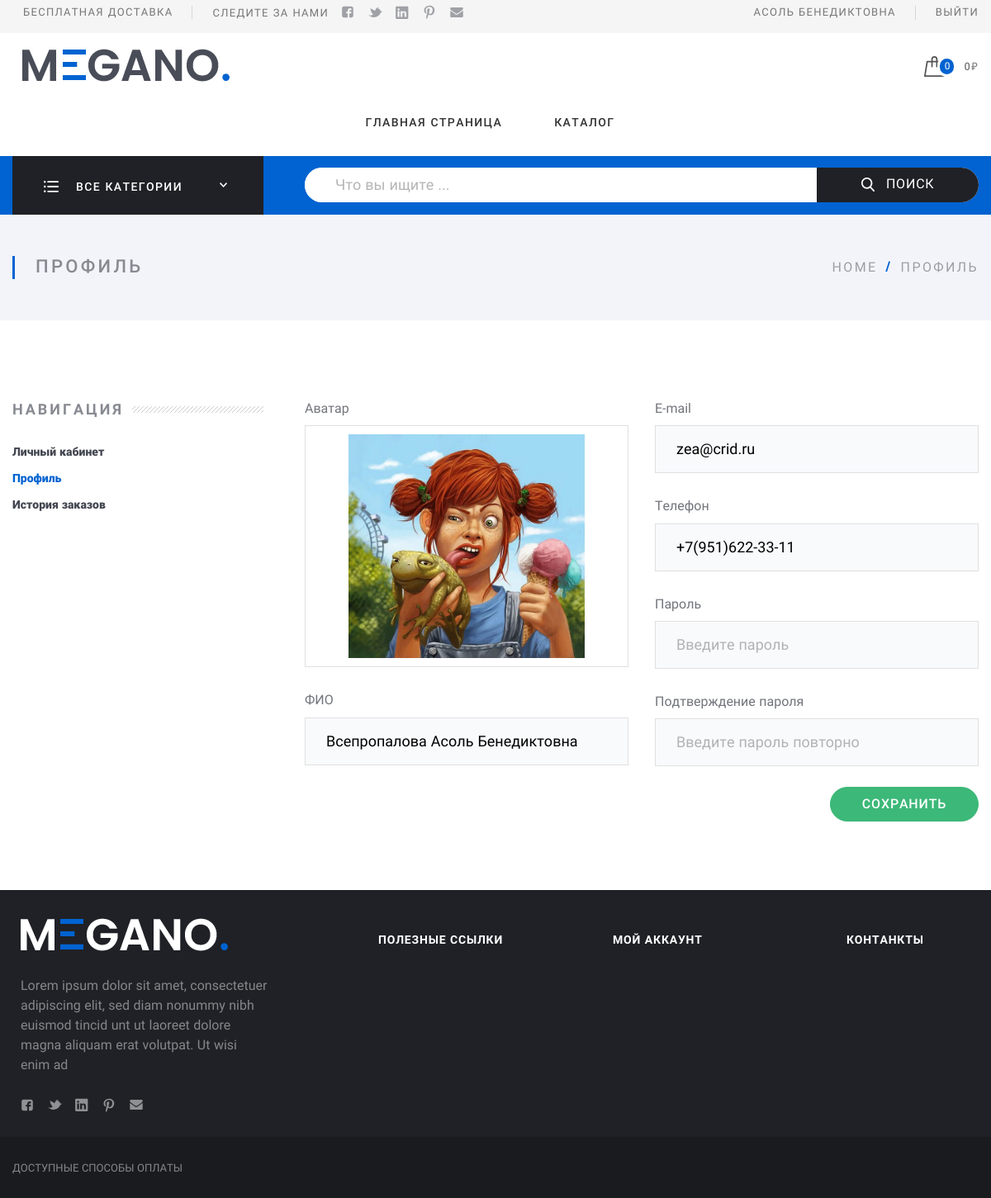
Screenshot of /auth/profile/ (signed in) with the database file from the repository.
### app_users/models.py (models this page shows, shortened)
class User(AbstractBaseUser, PermissionsMixin):
    image_validator = FileExtensionValidator(
        allowed_extensions=['png', 'jpg', 'gif'],
        message='Расширение не поддерживается. Разрешенные расширения .jpg .gif .png')
    def validate_size(self):
        filesize = self.file.size
        print(self.file.size)
        megabyte_limit = 2.0
        if filesize > megabyte_limit * 1024 * 1024:
            raise ValidationError("Максимальный размер файла %sMB" % str(megabyte_limit), code='invalid')
    phoneNumberValid = RegexValidator(regex=r"^\d{10}$")
    email = models.EmailField(unique=True, verbose_name='Электронная почта')
    phone = models.CharField(unique=True, validators=[phoneNumberValid], max_length=10, verbose_name="Телефон")
    full_name = models.CharField(max_length=254, verbose_name='Полное имя', default='')
    avatar = models.ImageField(upload_to='avatars/', blank=True, verbose_name='Ссылка на изображение',
                               validators=[validate_size, image_validator])
    date_joined = models.DateTimeField(default=timezone.now, verbose_name='Дата регистрации')
    is_active = models.BooleanField(default=True, verbose_name='Активен')
    is_staff = models.BooleanField(default=False, verbose_name='Сотрудник')
    objects = UserManager()
    USERNAME_FIELD = "email"
    REQUIRED_FIELDS = []
    def __str__(self):
        return self.full_name
    @property
    def welcome_name(self):
        return ' '.join(self.full_name.split()[1:])
    class Meta:
        ordering = ['id']
        verbose_name = 'Пользователь'
        verbose_name_plural = 'Пользователи'

### app_movement_goods/models.py (models this page shows, shortened)
class UserCart(models.Model):
    owner = models.OneToOneField(
        settings.AUTH_USER_MODEL, on_delete=models.CASCADE,
        related_name='cart', verbose_name='Чья корзина', blank=True, null=True)
    session = models.CharField(
        verbose_name='Сессия', default='', max_length=40)
    cart = models.ManyToManyField(
        Product, through='InsideCart', verbose_name='Содержание корзины',
        related_name="carts", blank=True)
    def __str__(self):
        return 'Корзина ' + str(self.owner.email) if self.owner else 'Корзина Anonymous'
    def __len__(self):
        return sum(item.quantity for item in self.contents.only('quantity').all())
    @property
    def get_total_price(self):
        return sum(
            Decimal(item.cost) * item.quantity for item in self.contents.only('quantity', 'cost').all())
    class Meta:
        verbose_name = "Корзина пользователя"
        verbose_name_plural = "Корзины пользователей"

### app_users/views.py (the view, shortened to what this page needs)
# urls.py: path('profile/', ProfileView.as_view(), name='profile'),
class ProfileView(LoginRequiredMixin, UpdateView):
    raise_exception = True
    form_class = RegUserForm
    model = User
    template_name = 'app_users/profile.html'
    def get_object(self, queryset=None):
        return self.request.user

### app_users/templates/app_users/profile.html (shortened to what this page needs)
{% extends "base.html" %}
{% load static %}
{% block middle %}
<div class="Middle Middle_top">
    <div class="Middle-top">
        <div class="wrap">
            <div class="Middle-header">
                <h1 class="Middle-title">Профиль
                </h1>
                <ul class="breadcrumbs Middle-breadcrumbs">
                    <li class="breadcrumbs-item"><a href="{% url 'main' %}">home</a>
                    </li>
                    <li class="breadcrumbs-item breadcrumbs-item_current"><span>Профиль</span>
                    </li>
                </ul>
            </div>
        </div>
    </div>
    <div class="Section Section_column Section_columnLeft">
        <div class="wrap">
            <div class="Section-column">
                <div class="Section-columnSection">
                    <header class="Section-header">
                        <strong class="Section-title">Навигация
                        </strong>
                    </header>
                    <div class="Section-columnContent">
                        <div class="NavigateProfile">
                            <ul class="menu menu_vt">
                                <li class="menu-item"><a class="menu-link" href="{% url 'account' %}">Личный кабинет</a>
                                </li>
                                <li class="menu-item_ACTIVE menu-item"><a class="menu-link"
                                                                          href="{% url 'profile' %}">Профиль</a>
                                </li>
                                <li class="menu-item"><a class="menu-link" href="{% url 'history' %}">История заказов</a>
                                </li>
                            </ul>
                        </div>
                    </div>
                </div>
            </div>
            <div class="Section-content">
                <div class="Profile">
                    <form class="form Profile-form" enctype="multipart/form-data" method="post">
                        <div class="row">
                            <div class="row-block">
                                <div class="form-group">
                                    <label class="form-label" for="{{ form.avatar.id_for_avatar }}">Аватар
                                    </label>
                                    <div class="Profile-avatar Profile-avatar_noimg">
                                        <div class="Profile-img">
                                            <img src="{%static 'assets/img/content/home/empty_avatar.jpg' %}" alt="аватар"/>
                                        </div>
                                        <label class="Profile-fileLabel" for="{{ form.avatar.id_for_avatar }}">Выберите
                                        </label>
                                    </div>
                                </div>
                                <div class="form-group">
                                    <label class="form-label" for="{{ form.full_name.id_for_full_name }}">ФИО
                                    </label>
                                    {{ form.full_name }}
                                </div>
                            </div>
                            <div class="row-block">
                                <div class="form-group">
                                    <label class="form-label" for="{{ form.email.id_for_email }}">E-mail
                                    </label>
                                    {{ form.email }}
                                </div>
                                <div class="form-group">
                                    <label class="form-label" for="{{ form.phone.id_for_phone }}">Телефон
                                    </label>
                                    {{ form.phone }}
                                </div>
                                <div class="form-group">
                                    <label class="form-label" for="{{ form.password1.id_for_password1 }}">Пароль
                                    </label>
                                    {{ form.password1 }}
                                </div>
                                <div class="form-group">
                                    <label class="form-label" for="{{ form.password2.id_for_password2 }}">Подтверждение
                                        пароля
                                    </label>
                                    {{ form.password2 }}
                                </div>
                                <div class="form-group">
                                    <div class="Profile-btn">
                                        <button class="btn btn_success" type="submit">Сохранить
                                        </button>
                                    </div>
                                </div>
                            </div>
                        </div>
                    </form>
                </div>
            </div>
        </div>
    </div>
</div>
{% endblock %}

### templates/base.html (shortened to what this page needs)
<!DOCTYPE html>
{% load static %}
{% url 'main' as main %}
{% load thumbnail %}
{% load mptt_tags %}
{% url 'get_cart_data' as cart_url %}
<html lang="ru">
<head>
  {% block head %}
  <link rel="stylesheet" href="{% static 'assets/css/toastr.css' %}">
  <link rel="stylesheet" href="{% static 'assets/css/fonts.css' %}">
  <link rel="stylesheet" href="{% static 'assets/css/basic.css' %}">
  <link rel="stylesheet" href="{% static 'assets/css/extra.css' %}">
  {% endblock %}
</head>
<body class="Site">
  {% block header %}<header class="Header">
    <div class="ControlPanel">
      <div class="wrap">
        <div class="row ControlPanel-row">
          <div class="row-block">
            <div class="row ControlPanel-rowSplit">
              <div class="row-block"><a class="ControlPanel-title" href="{% url 'catalog' %}?delivery=on">Бесплатная доставка</a>
              </div>
              <div class="row-block hide_700"><span class="ControlPanel-title">Следите за нами</span>
                <ul class="menu menu_img menu_smallImg ControlPanel-menu">
                  <li class="menu-item"><a class="menu-link" href="#"><img src="{% static 'assets/img/icons/socialHeader/fb.svg' %}" alt="fb.svg"/></a></li>
                  <li class="menu-item"><a class="menu-link" href="#"><img src="{% static 'assets/img/icons/socialHeader/tw.svg' %}" alt="tw.svg"/></a></li>
                  <li class="menu-item"><a class="menu-link" href="#"><img src="{% static 'assets/img/icons/socialHeader/in.svg' %}" alt="in.svg"/></a></li>
                  <li class="menu-item"><a class="menu-link" href="#"><img src="{% static 'assets/img/icons/socialHeader/pt.svg' %}" alt="pt.svg"/></a></li>
                  <li class="menu-item"><a class="menu-link" href="#"><img src="{% static 'assets/img/icons/socialHeader/mail.svg' %}" alt="mail.svg"/></a></li>
                </ul>
              </div>
            </div>
          </div>
          <nav class="row-block">
            <div class="row ControlPanel-rowSplit">
                {% if user.is_authenticated %}
              <div class="row-block"><a class="ControlPanel-title" href="{% url 'account' %}">{{ user.welcome_name }}</a></div>
              <div class="row-block"><a class="ControlPanel-title" href="{% url 'logout' %}?next={% url 'main' %}">Выйти</a></div>
                  {% else %}
              <div class="row-block"><a class="ControlPanel-title" href="{% url 'login' %}">Вход / Регистрация</a>
                  {% endif %}
              </div>
            </div>
        </div>
      </div>
    <div class="wrap">
      <div class="row Header-rowMain">
        <div class="row-block Header-logo"><a class="logo" href="#"><img class="logo-image" src="{% static 'assets/img/logo.png' %}" alt="logo.png"/></a>
        </div>
        <nav class="row-block row-block_right Header-menu">
          <div class="menuModal" id="navigate">
            <ul class="menu menu_main">
                {% url 'main' as main %}{% if request.path != main %}
              <li class="menu-item"><a class="menu-link" href="{% url 'main' %}">Главная страница</a></li>{% endif %}
              <li class="menu-item"><a class="menu-link" href="{% url 'catalog' %}">Каталог</a></li>
            </ul>
          </div>
        </nav>
        <div class="row-block">
          <div class="CartBlock"><a class="CartBlock-block" href="{% url 'cart_detail' %}">
              <img class="CartBlock-img" src="{% static 'assets/img/icons/cart.svg' %}"
                   alt="cart.svg"/><span class="CartBlock-amount">{{ cart|length }}</span></a>
            <div class="CartBlock-block">
                <span class="CartBlock-price">{{ cart.get_total_price }}<span class="code-rub">₽</span></span>
            </div>
          </div>
        </div>
      </div>
    </div>
    <div class="Header-searchWrap">
      <div class="wrap">
        <div class="Header-categories">
          <div class="CategoriesButton">
            <div class="CategoriesButton-title">
              <div class="CategoriesButton-icon"><img src="{% static 'assets/img/icons/allDep.svg' %}" alt="allDep.svg"/>
              </div><span class="CategoriesButton-text">Все категории</span>
              <div class="CategoriesButton-arrow">
              </div>
            </div>
          </div>
        </div>
        <div class="Header-search">
          <div class="search">
            <form class="form form_search" action="{% url 'catalog' %}" method="post">
              <input class="search-input" id="query" name="query" type="text" placeholder="Что вы ищите ..."/>
              <button class="search-button" type="submit" name="search" id="search"><img src="{% static 'assets/img/icons/search.svg' %}" alt="search.svg"/>Поиск
              </button>
            </form>
          </div>
        </div>
      </div>
    </div>
  </header>{% endblock %}
  {% block middle %}{% endblock %}
  {% block footer%}
  <footer class="Footer">
    <div class="wrap">
      <div class="row Footer-main">
        <div class="row-block"><a class="logo Footer-logo" href="#"><img class="logo-image" src="{% static 'assets/img/logo_footer.png' %}" alt="logo_footer.png"/></a>
          <p>Lorem ipsum dolor sit amet, consectetuer adipiscing elit, sed diam nonummy nibh euismod tincid  unt ut laoreet dolore magna aliquam erat volutpat. Ut wisi enim ad
          </p>
          <ul class="menu menu_img menu_smallImg Footer-menuSoc">
            <li class="menu-item"><a class="menu-link" href="#"><img src="{% static 'assets/img/icons/socialFooter/fb.svg' %}" alt="fb.svg"/></a>
            </li>
            <li class="menu-item"><a class="menu-link" href="#"><img src="{% static 'assets/img/icons/socialFooter/tw.svg' %}" alt="tw.svg"/></a>
            </li>
            <li class="menu-item"><a class="menu-link" href="#"><img src="{% static 'assets/img/icons/socialFooter/in.svg' %}" alt="in.svg"/></a>
            </li>
            <li class="menu-item"><a class="menu-link" href="#"><img src="{% static 'assets/img/icons/socialFooter/pt.svg' %}" alt="pt.svg"/></a>
            </li>
            <li class="menu-item"><a class="menu-link" href="#"><img src="{% static 'assets/img/icons/socialFooter/mail.svg' %}" alt="mail.svg"/></a>
            </li>
          </ul>
        </div>
        <div class="row-block">
          <strong class="Footer-title">Полезные ссылки
          </strong>
        </div>
        <div class="row-block">
          <strong class="Footer-title">Мой аккаунт
          </strong>
        </div>
        <div class="row-block">
          <strong class="Footer-title">Контанкты
          </strong>
        </div>
      </div>
    </div>
    <div class="Footer-copy">
      <div class="wrap">
        <div class="row row_space">
          <div class="row-block"><span>Доступные способы оплаты</span>
            </div>
          </div>
        </div>
      </div>
  </footer>{% endblock %}
</body>
</html>

### rows the page displays
User: welcome_name "АСОЛЬ БЕНЕДИКТОВНА", full_name "Всепропалова Асоль Бенедиктовна", email "zea@crid.ru", phone "+7(951)622-33-11"

### other values shown
{{ cart|length }} "0"
